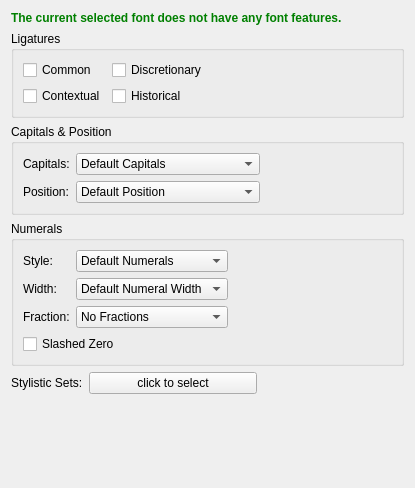
<?xml version="1.0" encoding="UTF-8"?>
<ui version="4.0">
 <class>smFontFeaturesBase</class>
 <widget class="QWidget" name="smFontFeaturesBase">
  <property name="geometry">
   <rect>
    <x>0</x>
    <y>0</y>
    <width>415</width>
    <height>488</height>
   </rect>
  </property>
  <layout class="QVBoxLayout" name="verticalLayout_2">
   <item>
    <widget class="QLabel" name="statusLabel">
     <property name="enabled">
      <bool>true</bool>
     </property>
     <property name="text">
      <string>&lt;html&gt;&lt;head/&gt;&lt;body&gt;&lt;p&gt;&lt;span style=&quot; font-weight:600; color:#008000;&quot;&gt;The current selected font does not have any font features.&lt;/span&gt;&lt;/p&gt;&lt;/body&gt;&lt;/html&gt;</string>
     </property>
     <property name="textFormat">
      <enum>Qt::RichText</enum>
     </property>
     <property name="wordWrap">
      <bool>true</bool>
     </property>
    </widget>
   </item>
   <item>
    <widget class="QGroupBox" name="ligaturesGroupBox">
     <property name="title">
      <string>Ligatures</string>
     </property>
     <layout class="QFormLayout" name="formLayout">
      <item row="0" column="0">
       <widget class="QCheckBox" name="CommonCheck">
        <property name="sizePolicy">
         <sizepolicy hsizetype="Preferred" vsizetype="Preferred">
          <horstretch>0</horstretch>
          <verstretch>0</verstretch>
         </sizepolicy>
        </property>
        <property name="toolTip">
         <string>Common Ligatures (liga)</string>
        </property>
        <property name="text">
         <string>Common</string>
        </property>
        <property name="checked">
         <bool>false</bool>
        </property>
       </widget>
      </item>
      <item row="0" column="1">
       <widget class="QCheckBox" name="DiscretionaryCheck">
        <property name="sizePolicy">
         <sizepolicy hsizetype="Preferred" vsizetype="Preferred">
          <horstretch>0</horstretch>
          <verstretch>0</verstretch>
         </sizepolicy>
        </property>
        <property name="toolTip">
         <string>Discretionary Ligatures (dlig)</string>
        </property>
        <property name="text">
         <string>Discretionary</string>
        </property>
        <property name="autoExclusive">
         <bool>false</bool>
        </property>
       </widget>
      </item>
      <item row="1" column="0">
       <widget class="QCheckBox" name="ContextualCheck">
        <property name="sizePolicy">
         <sizepolicy hsizetype="Preferred" vsizetype="Preferred">
          <horstretch>0</horstretch>
          <verstretch>0</verstretch>
         </sizepolicy>
        </property>
        <property name="toolTip">
         <string>Contextual Ligatures (clig)</string>
        </property>
        <property name="text">
         <string>Contextual</string>
        </property>
        <property name="checked">
         <bool>false</bool>
        </property>
        <property name="autoRepeat">
         <bool>false</bool>
        </property>
        <property name="autoExclusive">
         <bool>false</bool>
        </property>
        <property name="tristate">
         <bool>false</bool>
        </property>
       </widget>
      </item>
      <item row="1" column="1">
       <widget class="QCheckBox" name="HistoricalCheck">
        <property name="sizePolicy">
         <sizepolicy hsizetype="Preferred" vsizetype="Preferred">
          <horstretch>0</horstretch>
          <verstretch>0</verstretch>
         </sizepolicy>
        </property>
        <property name="toolTip">
         <string>Historical Ligatures (hlig)</string>
        </property>
        <property name="text">
         <string>Historical</string>
        </property>
        <property name="checked">
         <bool>false</bool>
        </property>
        <property name="autoExclusive">
         <bool>true</bool>
        </property>
       </widget>
      </item>
     </layout>
    </widget>
   </item>
   <item>
    <widget class="QGroupBox" name="capitalsGroupBox">
     <property name="sizePolicy">
      <sizepolicy hsizetype="Preferred" vsizetype="Maximum">
       <horstretch>0</horstretch>
       <verstretch>0</verstretch>
      </sizepolicy>
     </property>
     <property name="title">
      <string>Capitals &amp;&amp; Position</string>
     </property>
     <layout class="QVBoxLayout" name="verticalLayout_3">
      <item>
       <layout class="QGridLayout" name="gridLayout">
        <item row="0" column="1">
         <widget class="QComboBox" name="capitalsComboBox">
          <item>
           <property name="text">
            <string>Default Capitals</string>
           </property>
          </item>
          <item>
           <property name="text">
            <string>Small Capitals</string>
           </property>
          </item>
          <item>
           <property name="text">
            <string>Petite Capitals</string>
           </property>
          </item>
          <item>
           <property name="text">
            <string>Unicase</string>
           </property>
          </item>
          <item>
           <property name="text">
            <string>Titling</string>
           </property>
          </item>
          <item>
           <property name="text">
            <string>Petite Capitals from Capitals</string>
           </property>
          </item>
          <item>
           <property name="text">
            <string>Small Capitals from Capitals</string>
           </property>
          </item>
         </widget>
        </item>
        <item row="0" column="0">
         <widget class="QLabel" name="capitalsLabel">
          <property name="text">
           <string>Capitals:</string>
          </property>
         </widget>
        </item>
        <item row="0" column="2">
         <spacer name="capitalsSpacer">
          <property name="orientation">
           <enum>Qt::Horizontal</enum>
          </property>
          <property name="sizeHint" stdset="0">
           <size>
            <width>40</width>
            <height>20</height>
           </size>
          </property>
         </spacer>
        </item>
        <item row="1" column="0">
         <widget class="QLabel" name="positionLabel">
          <property name="text">
           <string>Position:</string>
          </property>
         </widget>
        </item>
        <item row="1" column="1">
         <widget class="QComboBox" name="positionComboBox">
          <item>
           <property name="text">
            <string>Default Position</string>
           </property>
          </item>
          <item>
           <property name="text">
            <string>Subscript</string>
           </property>
          </item>
          <item>
           <property name="text">
            <string>Superscript</string>
           </property>
          </item>
          <item>
           <property name="text">
            <string>Ordinals</string>
           </property>
          </item>
         </widget>
        </item>
        <item row="1" column="2">
         <spacer name="positionSpacer">
          <property name="orientation">
           <enum>Qt::Horizontal</enum>
          </property>
          <property name="sizeHint" stdset="0">
           <size>
            <width>40</width>
            <height>20</height>
           </size>
          </property>
         </spacer>
        </item>
       </layout>
      </item>
     </layout>
    </widget>
   </item>
   <item>
    <widget class="QGroupBox" name="numeralsGroupBox">
     <property name="sizePolicy">
      <sizepolicy hsizetype="Preferred" vsizetype="Maximum">
       <horstretch>0</horstretch>
       <verstretch>0</verstretch>
      </sizepolicy>
     </property>
     <property name="title">
      <string>Numerals</string>
     </property>
     <layout class="QVBoxLayout" name="verticalLayout">
      <item>
       <layout class="QGridLayout" name="gridLayout_2">
        <item row="0" column="1">
         <widget class="QComboBox" name="numeralComboBox">
          <item>
           <property name="text">
            <string>Default Numerals</string>
           </property>
          </item>
          <item>
           <property name="text">
            <string>Lining</string>
           </property>
          </item>
          <item>
           <property name="text">
            <string>Old Style</string>
           </property>
          </item>
         </widget>
        </item>
        <item row="0" column="2">
         <spacer name="numeralSpacer">
          <property name="orientation">
           <enum>Qt::Horizontal</enum>
          </property>
          <property name="sizeHint" stdset="0">
           <size>
            <width>40</width>
            <height>20</height>
           </size>
          </property>
         </spacer>
        </item>
        <item row="0" column="0">
         <widget class="QLabel" name="styleLabel">
          <property name="text">
           <string>Style:</string>
          </property>
         </widget>
        </item>
        <item row="1" column="0">
         <widget class="QLabel" name="widthLabel">
          <property name="text">
           <string>Width:</string>
          </property>
         </widget>
        </item>
        <item row="1" column="2">
         <spacer name="widthSpacer">
          <property name="orientation">
           <enum>Qt::Horizontal</enum>
          </property>
          <property name="sizeHint" stdset="0">
           <size>
            <width>40</width>
            <height>20</height>
           </size>
          </property>
         </spacer>
        </item>
        <item row="1" column="1">
         <widget class="QComboBox" name="widthComboBox">
          <item>
           <property name="text">
            <string>Default Numeral Width</string>
           </property>
          </item>
          <item>
           <property name="text">
            <string>Proportional</string>
           </property>
          </item>
          <item>
           <property name="text">
            <string>Tabular</string>
           </property>
          </item>
         </widget>
        </item>
        <item row="2" column="0">
         <widget class="QLabel" name="fractionLabel">
          <property name="text">
           <string>Fraction:</string>
          </property>
         </widget>
        </item>
        <item row="2" column="1">
         <widget class="QComboBox" name="fractionComboBox">
          <item>
           <property name="text">
            <string>No Fractions</string>
           </property>
          </item>
          <item>
           <property name="text">
            <string>Diagonal Fractions</string>
           </property>
          </item>
          <item>
           <property name="text">
            <string>Stacked Fractions</string>
           </property>
          </item>
         </widget>
        </item>
        <item row="2" column="2">
         <spacer name="fractionSpacer">
          <property name="orientation">
           <enum>Qt::Horizontal</enum>
          </property>
          <property name="sizeHint" stdset="0">
           <size>
            <width>40</width>
            <height>20</height>
           </size>
          </property>
         </spacer>
        </item>
       </layout>
      </item>
      <item>
       <widget class="QCheckBox" name="SlashedZeroCheck">
        <property name="enabled">
         <bool>true</bool>
        </property>
        <property name="toolTip">
         <string>Slashed Zero (zero)</string>
        </property>
        <property name="text">
         <string>Slashed Zero</string>
        </property>
       </widget>
      </item>
     </layout>
    </widget>
   </item>
   <item>
    <layout class="QHBoxLayout" name="horizontalLayout_6">
     <item>
      <widget class="QLabel" name="stylisticSetsLabel">
       <property name="text">
        <string>Stylistic Sets:</string>
       </property>
      </widget>
     </item>
     <item>
      <widget class="QPushButton" name="stylisticSetsButton">
       <property name="sizePolicy">
        <sizepolicy hsizetype="Preferred" vsizetype="Preferred">
         <horstretch>0</horstretch>
         <verstretch>0</verstretch>
        </sizepolicy>
       </property>
       <property name="minimumSize">
        <size>
         <width>168</width>
         <height>0</height>
        </size>
       </property>
       <property name="text">
        <string>click to select</string>
       </property>
       <property name="checkable">
        <bool>false</bool>
       </property>
      </widget>
     </item>
     <item>
      <spacer name="horizontalSpacer_6">
       <property name="orientation">
        <enum>Qt::Horizontal</enum>
       </property>
       <property name="sizeHint" stdset="0">
        <size>
         <width>40</width>
         <height>20</height>
        </size>
       </property>
      </spacer>
     </item>
    </layout>
   </item>
   <item>
    <spacer name="verticalSpacer">
     <property name="orientation">
      <enum>Qt::Vertical</enum>
     </property>
     <property name="sizeHint" stdset="0">
      <size>
       <width>20</width>
       <height>40</height>
      </size>
     </property>
    </spacer>
   </item>
  </layout>
 </widget>
 <resources/>
 <connections/>
</ui>
